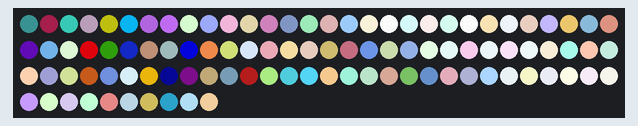
This sketch was run on a simulated Arduino Uno, built with avr-gcc and run on an emulated ATmega328P. On the bench: 100 RGB LEDs in strip order, left to right, continuing on the next row.

Above: at 0.16 s.

The sketch:

Christmas_Lights_Show.ino
```cpp
#include "LEDColors.h"
#include <FastLED.h>
#define NUM_LEDS 100
#define DATA_PIN 3
CRGB leds[NUM_LEDS];
#define numFrames 80
#define s (numFrames * NUM_LEDS * 3)
const byte PROGMEM c[s] = {colors};
int place;
byte loadedBytes[3 * NUM_LEDS];

void setup() {
  FastLED.addLeds<WS2811, DATA_PIN>(leds, NUM_LEDS);
}

void loop() {
  for (byte i = 0; i < numFrames; i++) {
    memcpy_P(&loadedBytes, &(c[NUM_LEDS * i * 3]),sizeof(loadedBytes));
    for (byte j = 0; j < NUM_LEDS; j++) {
      place = (j*3);
      leds[j].r = loadedBytes[place];
      leds[j].g = loadedBytes[place+1];
      leds[j].b = loadedBytes[place+2];
    }
    FastLED.show();
    delay(30);
  }
}
```
